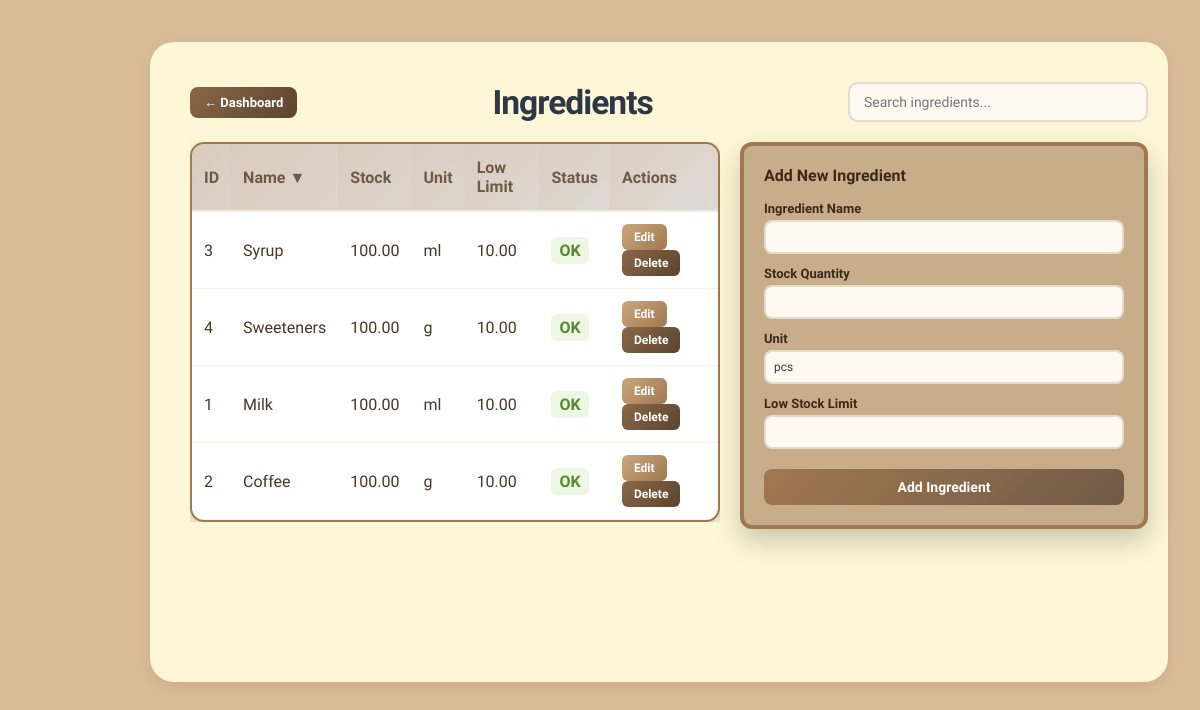
Page /admin/ingredients.php?sort=ingredient_name&dir=desc (signed in) on the committed database.
### tables this page shows
CREATE TABLE IF NOT EXISTS ingredients (
  id INT AUTO_INCREMENT PRIMARY KEY,
  ingredient_name VARCHAR(191) NOT NULL,
  stock_qty DOUBLE DEFAULT 0,
  unit VARCHAR(50) DEFAULT 'pcs',
  low_stock_limit DOUBLE DEFAULT 0,
  created_at TIMESTAMP DEFAULT CURRENT_TIMESTAMP
);

### admin/ingredients.php (the view, shortened to what this page needs)
<?php
include '../database.php';
$allowedCols = ['id' => 'id', 'ingredient_name' => 'ingredient_name', 'stock_qty' => 'stock_qty', 'low_stock_limit' => 'low_stock_limit'];
$sort = $_GET['sort'] ?? 'ingredient_name';
$dir = strtolower($_GET['dir'] ?? 'asc');
$sortCol = $allowedCols[$sort] ?? 'ingredient_name';
$dir = ($dir === 'desc') ? 'desc' : 'asc';
$orderSql = "$sortCol " . strtoupper($dir);
$ingredients = $conn->query("SELECT * FROM ingredients ORDER BY $orderSql");
?>
<!doctype html>
<html>
<head>
<link rel="stylesheet" href="../css/style.css">
<link rel="stylesheet" href="../css/design.css">
<link rel="stylesheet" href="../css/admin.css">
</head>
<body
  class="ingredients-page no-scroll ">
<main class="container">
  <div class="content-wrapper ingredients-wrap">
    <div class="ingredients-title-row">
      <a href="dashboard.php" class="back-to-dashboard">← Dashboard</a>
      <h1>Ingredients</h1>
        <input type="search"
       class="ingredients-search"
       placeholder="Search ingredients..."
       id="ingredientSearch">
      </div>
    <div class="admin-main-container">
      <div class="ingredients-grid">
        <div class="ingredient-list-shell">
        <table class="ingredient-list-table">
          <thead>
            <tr>
              <?php
                function nextDir($col, $sort, $dir) { return ($sort === $col && $dir === 'asc') ? 'desc' : 'asc'; }
                function dirArrow($col, $sort, $dir) {
                  if ($sort !== $col) return '';
                  return $dir === 'asc' ? ' ▲' : ' ▼';
                }
              ?>
              <th>
                <a href="?sort=id&dir=<?= nextDir('id', $sort, $dir) ?>">ID<?= dirArrow('id', $sort, $dir) ?></a>
              </th>
              <th>
                <a href="?sort=ingredient_name&dir=<?= nextDir('ingredient_name', $sort, $dir) ?>">Name<?= dirArrow('ingredient_name', $sort, $dir) ?></a>
              </th>
              <th>
                <a href="?sort=stock_qty&dir=<?= nextDir('stock_qty', $sort, $dir) ?>">Stock<?= dirArrow('stock_qty', $sort, $dir) ?></a>
              </th>
              <th>Unit</th>
              <th>
                <a href="?sort=low_stock_limit&dir=<?= nextDir('low_stock_limit', $sort, $dir) ?>">Low Limit<?= dirArrow('low_stock_limit', $sort, $dir) ?></a>
              </th>
              <th>Status</th>
              <th>Actions</th>
            </tr>
          </thead>
          <tbody>
            <?php while ($ing = $ingredients->fetch_assoc()):
              $isLow = $ing['stock_qty'] <= $ing['low_stock_limit'];
              $status = $isLow ? 'Low Stock' : 'OK';
              $statusClass = $isLow ? 'status-low' : 'status-ok';
              $rowClass = $isLow ? 'low-stock' : '';
            ?>
            <tr class="<?= $rowClass ?>">
              <td><?= $ing['id'] ?></td>
              <td><?= htmlspecialchars($ing['ingredient_name']) ?></td>
              <td><?= number_format($ing['stock_qty'], 2) ?></td>
              <td><?= htmlspecialchars($ing['unit']) ?></td>
              <td><?= number_format($ing['low_stock_limit'], 2) ?></td>
              <td><span class="ingredient-status <?= $statusClass ?>"><?= $status ?></span></td>
              <td>
                <button class="edit-btn" onclick="openEditModal(<?= $ing['id'] ?>)">Edit</button>
                <button class="delete-btn" onclick="if(confirm('Delete this ingredient?')) location.href='?delete=<?= $ing['id'] ?>'">Delete</button>
              </td>
            </tr>
            <?php endwhile; ?>
          </tbody>
        </table>
        </div>
      </div>
      <aside class="ingredient-add-panel">
        <h3>Add New Ingredient</h3>
        <form method="post">
          <div class="form-group-compact">
            <label>Ingredient Name</label>
            <input type="text" name="ingredient_name" required>
          </div>
          <div class="form-group-compact">
            <label>Stock Quantity</label>
            <input type="number" name="stock_qty" step="0.01" required>
          </div>
          <div class="form-group-compact">
            <label>Unit</label>
            <input type="text" name="unit" placeholder="e.g., kg, liter, pcs" value="pcs" required>
          </div>
          <div class="form-group-compact">
            <label>Low Stock Limit</label>
            <input type="number" name="low_stock_limit" step="0.01" required>
          </div>
          <button type="submit" class="form-submit">Add Ingredient</button>
        </form>
      </aside>
    </div>
  </div>
</main>
</body>
</html>

### css/style.css (style rules this page uses)
.no-scroll, .no-scroll html, .no-scroll body { height: 100vh; width: 100vw; overflow: hidden !important; box-sizing: border-box; }
.no-scroll body, .no-scroll .container, .no-scroll .main-container, .no-scroll .wrap, .no-scroll main, .no-scroll .site-header, .no-scroll .site-footer { max-width: 100vw; max-height: 100vh; overflow: hidden; }
.no-scroll main.container { display: flex; flex-direction: column; height: calc(100vh - 60px - 40px); min-height: 0; padding: 0 8px; }
body { font-family:Arial,Helvetica,sans-serif;background:#f7f7f9;color:#222;margin:0 }
.container { padding:24px }
body { font-family:'Segoe UI',Arial,Helvetica,sans-serif;background:#f7f7f9;color:#222;margin:0 }
h1 { font-size:2.1em; margin-bottom:18px; font-weight:700; color:#2d3748; letter-spacing:-1px; }
@media (min-width: 768px) { .ingredients-page { padding-bottom: 0 !important; } }
.ingredients-page { overflow-y: auto; }

### css/design.css (style rules this page uses)
:root { --bg: #D8BC97; --panel: #FDF7D7; --accent: #A17851; --accent-dark: #6F5A47; --text: #4C3D2F; }
body, button, input, select, textarea { font-family: 'Viga', Arial, Helvetica, sans-serif; color: var(--text); }
html, body { height: 100%; margin: 0; background: var(--bg); }
.container { max-width: 1440px; margin: 18px auto; position: relative; padding: 24px 32px 24px 120px; }
.content-wrapper { background: var(--panel); border-radius: 24px; padding: 40px 20px 40px 40px; box-shadow: 0 4px 12px rgba(103,55,9,0.1); margin-bottom: 20px; margin-right: 480px; }
.no-scroll main.container { padding: 24px 32px 24px 120px !important; box-sizing: border-box; }
@media (max-width: 1200px) { .container { padding-left: 150px; } }
@media (max-width: 1200px) { .no-scroll main.container { padding-left: 150px !important; } }
.no-scroll, .no-scroll html, .no-scroll body { height: auto; min-height: 100vh; overflow-y: auto !important; overflow-x: hidden; }
.no-scroll body, .no-scroll .container, .no-scroll .main-container, .no-scroll .wrap, .no-scroll main, .no-scroll .site-header, .no-scroll .site-footer { max-height: none; overflow: visible; }
@media (max-width:1200px) { .content-wrapper { background: var(--panel); border-radius: 24px; padding: 40px 20px 40px 40px; margin-right: 0; flex: 1; } }

### rows in the picture
ingredients: id "3", ingredient_name "Syrup", stock_qty "100.00", unit "ml", low_stock_limit "10.00", status "OK"
ingredients: id "4", ingredient_name "Sweeteners", stock_qty "100.00", unit "g", low_stock_limit "10.00", status "OK"
ingredients: id "1", ingredient_name "Milk", stock_qty "100.00", unit "ml", low_stock_limit "10.00", status "OK"
ingredients: id "2", ingredient_name "Coffee", stock_qty "100.00", unit "g", low_stock_limit "10.00", status "OK"

### other values in the picture
dirArrow('ingredient_name', $sort, $dir) "▼"
